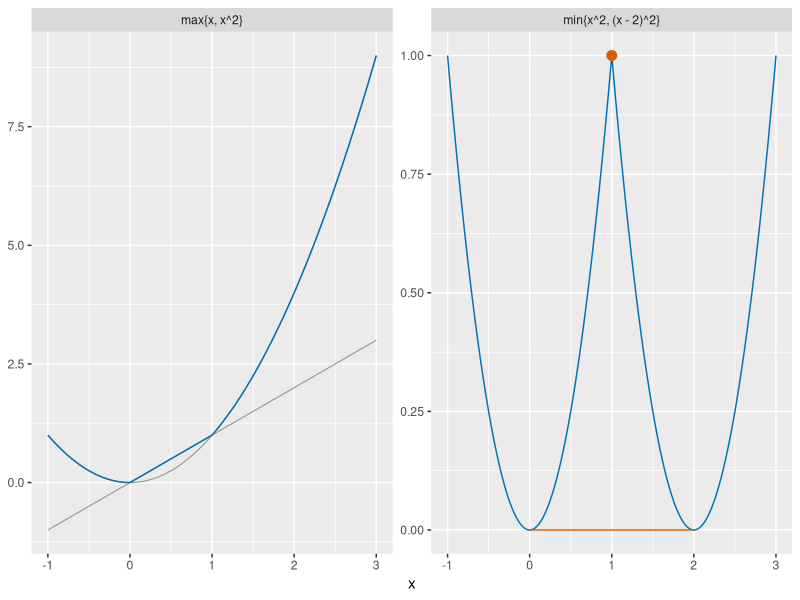

Write the R code that produced this figure.
## ---- chunk 1
#| label: convex-max-r
#| fig-alt: >-
#|   Two panels over x. Left: the lines x and x squared in thin grey and their
#|   pointwise maximum in blue, a curve that is convex. Right: the curve g of x,
#|   the smaller of x squared and x minus 2 squared, in blue, a double dip with a
#|   peak of 1 at x of 1. A vermilion segment along the x-axis joins the points
#|   (0, 0) and (2, 0) on the curve, and a vermilion circle at (1, 1) lies above
#|   that segment.
#| fig-height: 3.5
#| fig-width: 7
cm_x_fm <- seq(-1, 3, length.out = 201)
cm_levels_fm <- c("max{x, x^2}", "min{x^2, (x - 2)^2}")
cm_max_value_fm <- pmax(cm_x_fm, cm_x_fm^2)
cm_min_value_fm <- pmin(cm_x_fm^2, (cm_x_fm - 2)^2)
cm_max_fm <- tibble::tibble(x = cm_x_fm, value = cm_max_value_fm, panel = cm_levels_fm[1])
cm_min_fm <- tibble::tibble(x = cm_x_fm, value = cm_min_value_fm, panel = cm_levels_fm[2])
cm_main_fm <- rbind(cm_max_fm, cm_min_fm)
cm_main_fm$panel <- factor(cm_main_fm$panel, levels = cm_levels_fm)
cm_line_fm <- tibble::tibble(x = cm_x_fm, value = cm_x_fm, panel = cm_levels_fm[1])
cm_square_fm <- tibble::tibble(x = cm_x_fm, value = cm_x_fm^2, panel = cm_levels_fm[1])
cm_line_fm$part <- "x"
cm_square_fm$part <- "x^2"
cm_parts_fm <- rbind(cm_line_fm, cm_square_fm)
cm_parts_fm$panel <- factor(cm_parts_fm$panel, levels = cm_levels_fm)
cm_chord_fm <- tibble::tibble(x = 0, xend = 2, value = 0, panel = cm_levels_fm[2])
cm_chord_fm$panel <- factor(cm_chord_fm$panel, levels = cm_levels_fm)
cm_mid_fm <- tibble::tibble(x = 1, value = 1, panel = cm_levels_fm[2])
cm_mid_fm$panel <- factor(cm_mid_fm$panel, levels = cm_levels_fm)
cm_aes_fm <- ggplot2::aes(x, value)
cm_parts_aes_fm <- ggplot2::aes(group = part)
cm_chord_aes_fm <- ggplot2::aes(xend = xend, yend = value)
ggplot2::ggplot(cm_main_fm, cm_aes_fm) +
  ggplot2::geom_line(
    data = cm_parts_fm, mapping = cm_parts_aes_fm,
    colour = "grey60", linewidth = 0.4
  ) +
  ggplot2::geom_line(colour = "#0072B2") +
  ggplot2::geom_segment(
    data = cm_chord_fm, mapping = cm_chord_aes_fm, colour = "#D55E00"
  ) +
  ggplot2::geom_point(data = cm_mid_fm, colour = "#D55E00", size = 3) +
  ggplot2::facet_wrap(~panel, scales = "free_y") +
  ggplot2::labs(x = "x", y = NULL)
